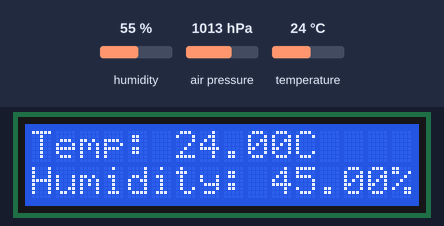
Recording of a sketch running on a simulated Arduino Uno, built with avr-gcc and run on an emulated ATmega328P. On the bench: 16×2 character LCD. The test bench sets the inputs (shaded band); at power-on: humidity 55 %, temperature 24 °C, air pressure 1013 hPa. Storage starts empty; no radio packets arrive unless stated; what the sketch prints to the serial monitor is not drawn.

Above: at 5.7 s.
5.8 s: humidity set to 22 %
At 10.8 s:
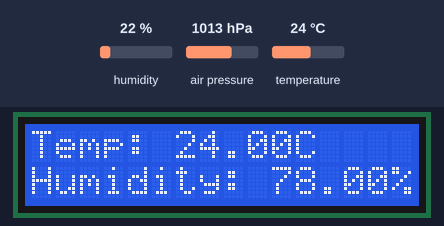
13.3 s: temperature set to 12 °C
At 15.9 s:
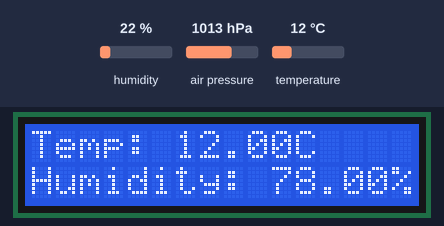
20.8 s: humidity set to 40 %
At 26.1 s:
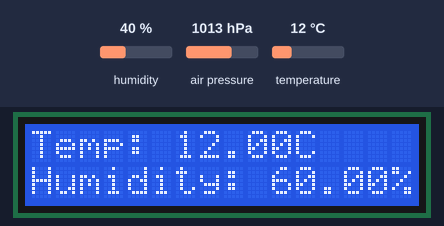
28.3 s: temperature set to 19 °C
At 31.2 s:
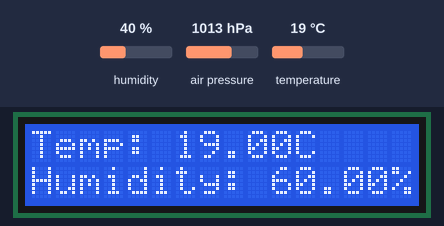
Timing chart, 0 to 32.7 s (numbered marks = the images above; inputs shaded):
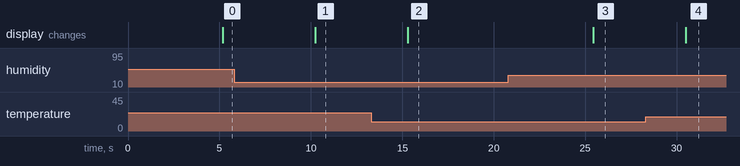

The sketch:

Main-Arduino.ino
```cpp
#include <Wire.h>
#include <Adafruit_Sensor.h>
#include <Adafruit_BMP280.h>
#include <DHT.h>
#include <RF24.h>
#include <LiquidCrystal_I2C.h>
#include <SD.h>

#define DHTPIN 2
#define DHTTYPE DHT11
DHT dht(DHTPIN, DHTTYPE);

Adafruit_BMP280 bme;

RF24 radio(9, 10); // CE, CSN

const byte address[6] = "12312";

LiquidCrystal_I2C lcd(0x27, 16, 2); // I2C address y tamaño pantalla 16x2

File dataFile;
unsigned long counter = 0; // Counter Para incrementar "timestamp"
float gh = A0;
void setup() {
  pinMode(gh, INPUT);
  Serial.begin(9600);
  dht.begin();

  radio.begin();
  radio.openWritingPipe(address);
  radio.setPALevel(RF24_PA_MIN);
  radio.stopListening();

  // Initializar la LCD
  lcd.init();
  lcd.backlight();
  lcd.clear();

  // Initializar la tarjeta SD
  if (!SD.begin(4)) {
    Serial.println("Inicializacion SD Fallada!");
    lcd.setCursor(0,0);
    lcd.print("N/A");
    while (1);
  }

  // Crear y abrir un nuevo file CSV
  String fileName = "data.csv";
  dataFile = SD.open(fileName, FILE_WRITE);
  if (dataFile) {
    dataFile.println("time,temperature,humidity,pressure");
    dataFile.close();
    //Serial.println("Sdcardcorrect");
  } else {
    Serial.println("Error creating data.csv file!");
    while (1);
  }
}

void loop() {
  delay(5000);
  float h = dht.readHumidity();
  float t = dht.readTemperature();
  float p = bme.readPressure() / 100.0F;
  // Incrementar timestamp por 5 segundos
  counter += 5;

  //Exponer la información en el monitor Serial
  //Serial.print(counter);
  //Serial.print(",");
  Serial.print(t);
  Serial.print(",");
  Serial.print(100 - h);
  Serial.print(",");
  Serial.print(gh);
  Serial.println();

  //Write la data a el doc CSV
  dataFile = SD.open("data.csv", FILE_WRITE);
  if (dataFile) {
    dataFile.print(counter);
    dataFile.print(",");
    dataFile.print(t);
    dataFile.print(",");
    dataFile.print(100 - h);
    dataFile.print(",");
    dataFile.println(gh);
    dataFile.close();
  } else {
    Serial.println("Error opening data.csv file!");
  }

  // Transmitir data sobre nRF24L01
  String message = String(t) + "," + String(h) + "," + String(p);
  radio.write(&message, sizeof(message));

  // exponer data en la LCD
  lcd.setCursor(0, 0);
  lcd.print("Temp: ");
  lcd.print(t);
  lcd.print("C");

  lcd.setCursor(0, 1);
  lcd.print("Humidity: ");
  lcd.print(100 - h);
  lcd.print("%");
}
```

Measured:
- after the input at 5.8 s, the display: changes after 4.4 s (image 1)
- after the input at 13.3 s, the display: changes after 2.0 s (image 2)
- after the input at 20.8 s, the display: changes after 4.6 s (image 3)
- after the input at 28.3 s, the display: changes after 2.2 s (image 4)
